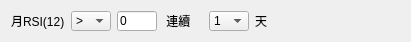
       <widget class="QWidget" name="widget_31" native="true">
        <property name="geometry">
         <rect>
          <x>1690</x>
          <y>440</y>
          <width>411</width>
          <height>40</height>
         </rect>
        </property>
        <layout class="QHBoxLayout" name="horizontalLayout_142">
         <item>
          <layout class="QHBoxLayout" name="horizontalLayout_46">
           <item>
            <widget class="QLabel" name="label_205">
             <property name="text">
              <string>月RSI(12)</string>
             </property>
            </widget>
           </item>
           <item>
            <widget class="QComboBox" name="comboBox_54">
             <property name="sizePolicy">
              <sizepolicy hsizetype="Preferred" vsizetype="Fixed">
               <horstretch>0</horstretch>
               <verstretch>0</verstretch>
              </sizepolicy>
             </property>
             <property name="minimumSize">
              <size>
               <width>40</width>
               <height>20</height>
              </size>
             </property>
             <property name="maximumSize">
              <size>
               <width>40</width>
               <height>20</height>
              </size>
             </property>
             <item>
              <property name="text">
               <string>&gt;</string>
              </property>
             </item>
             <item>
              <property name="text">
               <string>&gt;=</string>
              </property>
             </item>
             <item>
              <property name="text">
               <string>&lt;</string>
              </property>
             </item>
             <item>
              <property name="text">
               <string>&lt;=</string>
              </property>
             </item>
             <item>
              <property name="text">
               <string>&lt;&gt;</string>
              </property>
             </item>
             <item>
              <property name="text">
               <string>=</string>
              </property>
             </item>
            </widget>
           </item>
           <item>
            <widget class="QLineEdit" name="lineEdit_20">
             <property name="sizePolicy">
              <sizepolicy hsizetype="Expanding" vsizetype="Fixed">
               <horstretch>0</horstretch>
               <verstretch>0</verstretch>
              </sizepolicy>
             </property>
             <property name="minimumSize">
              <size>
               <width>40</width>
               <height>20</height>
              </size>
             </property>
             <property name="maximumSize">
              <size>
               <width>40</width>
               <height>20</height>
              </size>
             </property>
             <property name="text">
              <string>0</string>
             </property>
            </widget>
           </item>
           <item>
            <widget class="QLabel" name="label_81">
             <property name="minimumSize">
              <size>
               <width>40</width>
               <height>20</height>
              </size>
             </property>
             <property name="maximumSize">
              <size>
               <width>40</width>
               <height>20</height>
              </size>
             </property>
             <property name="text">
              <string> 連續</string>
             </property>
            </widget>
           </item>
           <item>
            <widget class="QComboBox" name="comboBox_55">
             <property name="sizePolicy">
              <sizepolicy hsizetype="Preferred" vsizetype="Fixed">
               <horstretch>0</horstretch>
               <verstretch>0</verstretch>
              </sizepolicy>
             </property>
             <property name="minimumSize">
              <size>
               <width>40</width>
               <height>20</height>
              </size>
             </property>
             <property name="maximumSize">
              <size>
               <width>40</width>
               <height>20</height>
              </size>
             </property>
             <item>
              <property name="text">
               <string>1</string>
              </property>
             </item>
             <item>
              <property name="text">
               <string>2</string>
              </property>
             </item>
             <item>
              <property name="text">
               <string>3</string>
              </property>
             </item>
             <item>
              <property name="text">
               <string>4</string>
              </property>
             </item>
             <item>
              <property name="text">
               <string>5</string>
              </property>
             </item>
             <item>
              <property name="text">
               <string>6</string>
              </property>
             </item>
             <item>
              <property name="text">
               <string>7</string>
              </property>
             </item>
             <item>
              <property name="text">
               <string>8</string>
              </property>
             </item>
             <item>
              <property name="text">
               <string>9</string>
              </property>
             </item>
             <item>
              <property name="text">
               <string>10</string>
              </property>
             </item>
            </widget>
           </item>
           <item>
            <widget class="QLabel" name="label_82">
             <property name="minimumSize">
              <size>
               <width>40</width>
               <height>20</height>
              </size>
             </property>
             <property name="maximumSize">
              <size>
               <width>40</width>
               <height>20</height>
              </size>
             </property>
             <property name="text">
              <string>天</string>
             </property>
            </widget>
           </item>
          </layout>
         </item>
         <item>
          <spacer name="horizontalSpacer_90">
           <property name="orientation">
            <enum>Qt::Horizontal</enum>
           </property>
           <property name="sizeHint" stdset="0">
            <size>
             <width>40</width>
             <height>20</height>
            </size>
           </property>
          </spacer>
         </item>
        </layout>
       </widget>
